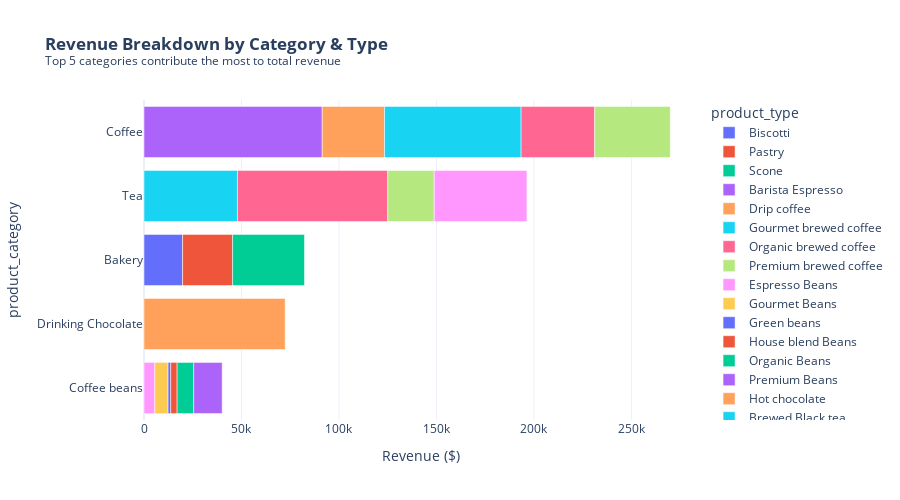

The notebook cell this image was saved under:
### Markdown cell above
It is hard to recognize every product type. Let's try to make a interactive plot with plotly.

### Code cell
# [Cell: Category & Product Type Analysis]

# 1. Data Aggregation (Replaces previous manual groupby steps)
# We aggregate directly from the clean 'df' to get the necessary granularity.
plot_df = df.groupby(["product_category", "product_type"], as_index=False)[
    "sales"
].sum()

# 2. Metric Calculation
# Calculate total revenue once to use for shares.
total_revenue = plot_df["sales"].sum()

# Use 'transform' to add category-level totals directly to the dataframe.
# This eliminates the need for a separate 'cat_totals' dataframe and merging.
plot_df["category_total"] = plot_df.groupby("product_category")["sales"].transform(
    "sum"
)
plot_df["cat_share"] = plot_df["category_total"] / total_revenue
plot_df["type_share"] = plot_df["sales"] / total_revenue

# 3. Filter Top 5 Categories
# Logic: Find unique categories with the highest sales using the pre-calculated 'category_total'.
top_5_cats = (
    plot_df[["product_category", "category_total"]]
    .drop_duplicates()
    .nlargest(5, "category_total")
)
plot_df_filtered = plot_df[
    plot_df["product_category"].isin(top_5_cats["product_category"])
].copy()

# 4. Interactive Visualization
import plotly.express as px

fig = px.bar(
    plot_df_filtered,
    x="sales",
    y="product_category",
    color="product_type",
    orientation="h",
    title="<b>Revenue Breakdown by Category & Type</b><br><sup>Top 5 categories contribute the most to total revenue</sup>",
    hover_data={
        "product_category": False,
        "product_type": True,
        "sales": ":,.0f",
        "type_share": ":.2%",
        "cat_share": ":.1%",
    },
    labels={"sales": "Revenue ($)", "cat_share": "Category Share"},
)

fig.update_layout(
    yaxis={"categoryorder": "total ascending"}, template="plotly_white", height=500
)
fig.show()

### Figure 1 — Plotly figure (JSON) as saved in the notebook; plotly's stock layout.template omitted (floating-point values rounded to 4 significant figures)
{"data": [{"customdata": [["Biscotti", 0.02832, 0.1178]], "hovertemplate": "product_type=%{customdata[0]}<br>Revenue ($)=%{x:,.0f}<br>type_share=%{customdata[1]:.2%}<br>Category Share=%{customdata[2]:.1%}<extra></extra>", "legendgroup": "Biscotti", "marker": {"color": "#636efa", "pattern": {"shape": ""}}, "name": "Biscotti", "orientation": "h", "showlegend": true, "textposition": "auto", "type": "bar", "x": [19790.0], "xaxis": "x", "y": ["Bakery"], "yaxis": "y"}, {"customdata": [["Pastry", 0.03671, 0.1178]], "hovertemplate": "product_type=%{customdata[0]}<br>Revenue ($)=%{x:,.0f}<br>type_share=%{customdata[1]:.2%}<br>Category Share=%{customdata[2]:.1%}<extra></extra>", "legendgroup": "Pastry", "marker": {"color": "#EF553B", "pattern": {"shape": ""}}, "name": "Pastry", "orientation": "h", "showlegend": true, "textposition": "auto", "type": "bar", "x": [25660.0], "xaxis": "x", "y": ["Bakery"], "yaxis": "y"}, {"customdata": [["Scone", 0.05276, 0.1178]], "hovertemplate": "product_type=%{customdata[0]}<br>Revenue ($)=%{x:,.0f}<br>type_share=%{customdata[1]:.2%}<br>Category Share=%{customdata[2]:.1%}<extra></extra>", "legendgroup": "Scone", "marker": {"color": "#00cc96", "pattern": {"shape": ""}}, "name": "Scone", "orientation": "h", "showlegend": true, "textposition": "auto", "type": "bar", "x": [36870.0], "xaxis": "x", "y": ["Bakery"], "yaxis": "y"}, {"customdata": [["Barista Espresso", 0.1308, 0.3863]], "hovertemplate": "product_type=%{customdata[0]}<br>Revenue ($)=%{x:,.0f}<br>type_share=%{customdata[1]:.2%}<br>Category Share=%{customdata[2]:.1%}<extra></extra>", "legendgroup": "Barista Espresso", "marker": {"color": "#ab63fa", "pattern": {"shape": ""}}, "name": "Barista Espresso", "orientation": "h", "showlegend": true, "textposition": "auto", "type": "bar", "x": [91410.0], "xaxis": "x", "y": ["Coffee"], "yaxis": "y"}, {"customdata": [["Drip coffee", 0.04577, 0.3863]], "hovertemplate": "product_type=%{customdata[0]}<br>Revenue ($)=%{x:,.0f}<br>type_share=%{customdata[1]:.2%}<br>Category Share=%{customdata[2]:.1%}<extra></extra>", "legendgroup": "Drip coffee", "marker": {"color": "#FFA15A", "pattern": {"shape": ""}}, "name": "Drip coffee", "orientation": "h", "showlegend": true, "textposition": "auto", "type": "bar", "x": [31980.0], "xaxis": "x", "y": ["Coffee"], "yaxis": "y"}, {"customdata": [["Gourmet brewed coffee", 0.1002, 0.3863]], "hovertemplate": "product_type=%{customdata[0]}<br>Revenue ($)=%{x:,.0f}<br>type_share=%{customdata[1]:.2%}<br>Category Share=%{customdata[2]:.1%}<extra></extra>", "legendgroup": "Gourmet brewed coffee", "marker": {"color": "#19d3f3", "pattern": {"shape": ""}}, "name": "Gourmet brewed coffee", "orientation": "h", "showlegend": true, "textposition": "auto", "type": "bar", "x": [70030.0], "xaxis": "x", "y": ["Coffee"], "yaxis": "y"}, {"customdata": [["Organic brewed coffee", 0.05402, 0.3863]], "hovertemplate": "product_type=%{customdata[0]}<br>Revenue ($)=%{x:,.0f}<br>type_share=%{customdata[1]:.2%}<br>Category Share=%{customdata[2]:.1%}<extra></extra>", "legendgroup": "Organic brewed coffee", "marker": {"color": "#FF6692", "pattern": {"shape": ""}}, "name": "Organic brewed coffee", "orientation": "h", "showlegend": true, "textposition": "auto", "type": "bar", "x": [37750.0], "xaxis": "x", "y": ["Coffee"], "yaxis": "y"}, {"customdata": [["Premium brewed coffee", 0.0555, 0.3863]], "hovertemplate": "product_type=%{customdata[0]}<br>Revenue ($)=%{x:,.0f}<br>type_share=%{customdata[1]:.2%}<br>Category Share=%{customdata[2]:.1%}<extra></extra>", "legendgroup": "Premium brewed coffee", "marker": {"color": "#B6E880", "pattern": {"shape": ""}}, "name": "Premium brewed coffee", "orientation": "h", "showlegend": true, "textposition": "auto", "type": "bar", "x": [38780.0], "xaxis": "x", "y": ["Coffee"], "yaxis": "y"}, {"customdata": [["Espresso Beans", 0.007957, 0.05736]], "hovertemplate": "product_type=%{customdata[0]}<br>Revenue ($)=%{x:,.0f}<br>type_share=%{customdata[1]:.2%}<br>Category Share=%{customdata[2]:.1%}<extra></extra>", "legendgroup": "Espresso Beans", "marker": {"color": "#FF97FF", "pattern": {"shape": ""}}, "name": "Espresso Beans", "orientation": "h", "showlegend": true, "textposition": "auto", "type": "bar", "x": [5560.0], "xaxis": "x", "y": ["Coffee beans"], "yaxis": "y"}, {"customdata": [["Gourmet Beans", 0.009728, 0.05736]], "hovertemplate": "product_type=%{customdata[0]}<br>Revenue ($)=%{x:,.0f}<br>type_share=%{customdata[1]:.2%}<br>Category Share=%{customdata[2]:.1%}<extra></extra>", "legendgroup": "Gourmet Beans", "marker": {"color": "#FECB52", "pattern": {"shape": ""}}, "name": "Gourmet Beans", "orientation": "h", "showlegend": true, "textposition": "auto", "type": "bar", "x": [6798.0], "xaxis": "x", "y": ["Coffee beans"], "yaxis": "y"}, {"customdata": [["Green beans", 0.001918, 0.05736]], "hovertemplate": "product_type=%{customdata[0]}<br>Revenue ($)=%{x:,.0f}<br>type_share=%{customdata[1]:.2%}<br>Category Share=%{customdata[2]:.1%}<extra></extra>", "legendgroup": "Green beans", "marker": {"color": "#636efa", "pattern": {"shape": ""}}, "name": "Green beans", "orientation": "h", "showlegend": true, "textposition": "auto", "type": "bar", "x": [1340.0], "xaxis": "x", "y": ["Coffee beans"], "yaxis": "y"}, {"customdata": [["House blend Beans", 0.004714, 0.05736]], "hovertemplate": "product_type=%{customdata[0]}<br>Revenue ($)=%{x:,.0f}<br>type_share=%{customdata[1]:.2%}<br>Category Share=%{customdata[2]:.1%}<extra></extra>", "legendgroup": "House blend Beans", "marker": {"color": "#EF553B", "pattern": {"shape": ""}}, "name": "House blend Beans", "orientation": "h", "showlegend": true, "textposition": "auto", "type": "bar", "x": [3294.0], "xaxis": "x", "y": ["Coffee beans"], "yaxis": "y"}, {"customdata": [["Organic Beans", 0.01218, 0.05736]], "hovertemplate": "product_type=%{customdata[0]}<br>Revenue ($)=%{x:,.0f}<br>type_share=%{customdata[1]:.2%}<br>Category Share=%{customdata[2]:.1%}<extra></extra>", "legendgroup": "Organic Beans", "marker": {"color": "#00cc96", "pattern": {"shape": ""}}, "name": "Organic Beans", "orientation": "h", "showlegend": true, "textposition": "auto", "type": "bar", "x": [8510.0], "xaxis": "x", "y": ["Coffee beans"], "yaxis": "y"}, {"customdata": [["Premium Beans", 0.02087, 0.05736]], "hovertemplate": "product_type=%{customdata[0]}<br>Revenue ($)=%{x:,.0f}<br>type_share=%{customdata[1]:.2%}<br>Category Share=%{customdata[2]:.1%}<extra></extra>", "legendgroup": "Premium Beans", "marker": {"color": "#ab63fa", "pattern": {"shape": ""}}, "name": "Premium Beans", "orientation": "h", "showlegend": true, "textposition": "auto", "type": "bar", "x": [14580.0], "xaxis": "x", "y": ["Coffee beans"], "yaxis": "y"}, {"customdata": [["Hot chocolate", 0.1036, 0.1036]], "hovertemplate": "product_type=%{customdata[0]}<br>Revenue ($)=%{x:,.0f}<br>type_share=%{customdata[1]:.2%}<br>Category Share=%{customdata[2]:.1%}<extra></extra>", "legendgroup": "Hot chocolate", "marker": {"color": "#FFA15A", "pattern": {"shape": ""}}, "name": "Hot chocolate", "orientation": "h", "showlegend": true, "textposition": "auto", "type": "bar", "x": [72420.0], "xaxis": "x", "y": ["Drinking Chocolate"], "yaxis": "y"}, {"customdata": [["Brewed Black tea", 0.06859, 0.2811]], "hovertemplate": "product_type=%{customdata[0]}<br>Revenue ($)=%{x:,.0f}<br>type_share=%{customdata[1]:.2%}<br>Category Share=%{customdata[2]:.1%}<extra></extra>", "legendgroup": "Brewed Black tea", "marker": {"color": "#19d3f3", "pattern": {"shape": ""}}, "name": "Brewed Black tea", "orientation": "h", "showlegend": true, "textposition": "auto", "type": "bar", "x": [47930.0], "xaxis": "x", "y": ["Tea"], "yaxis": "y"}, {"customdata": [["Brewed Chai tea", 0.1103, 0.2811]], "hovertemplate": "product_type=%{customdata[0]}<br>Revenue ($)=%{x:,.0f}<br>type_share=%{customdata[1]:.2%}<br>Category Share=%{customdata[2]:.1%}<extra></extra>", "legendgroup": "Brewed Chai tea", "marker": {"color": "#FF6692", "pattern": {"shape": ""}}, "name": "Brewed Chai tea", "orientation": "h", "showlegend": true, "textposition": "auto", "type": "bar", "x": [77080.0], "xaxis": "x", "y": ["Tea"], "yaxis": "y"}, {"customdata": [["Brewed Green tea", 0.03413, 0.2811]], "hovertemplate": "product_type=%{customdata[0]}<br>Revenue ($)=%{x:,.0f}<br>type_share=%{customdata[1]:.2%}<br>Category Share=%{customdata[2]:.1%}<extra></extra>", "legendgroup": "Brewed Green tea", "marker": {"color": "#B6E880", "pattern": {"shape": ""}}, "name": "Brewed Green tea", "orientation": "h", "showlegend": true, "textposition": "auto", "type": "bar", "x": [23850.0], "xaxis": "x", "y": ["Tea"], "yaxis": "y"}, {"customdata": [["Brewed herbal tea", 0.06803, 0.2811]], "hovertemplate": "product_type=%{customdata[0]}<br>Revenue ($)=%{x:,.0f}<br>type_share=%{customdata[1]:.2%}<br>Category Share=%{customdata[2]:.1%}<extra></extra>", "legendgroup": "Brewed herbal tea", "marker": {"color": "#FF97FF", "pattern": {"shape": ""}}, "name": "Brewed herbal tea", "orientation": "h", "showlegend": true, "textposition": "auto", "type": "bar", "x": [47540.0], "xaxis": "x", "y": ["Tea"], "yaxis": "y"}], "layout": {"barmode": "relative", "height": 500, "legend": {"title": {"text": "product_type"}, "tracegroupgap": 0}, "title": {"text": "<b>Revenue Breakdown by Category & Type</b><br><sup>Top 5 categories contribute the most to total revenue</sup>"}, "xaxis": {"anchor": "y", "domain": [0, 1], "title": {"text": "Revenue ($)"}}, "yaxis": {"anchor": "x", "categoryorder": "total ascending", "domain": [0, 1], "title": {"text": "product_category"}}}}
